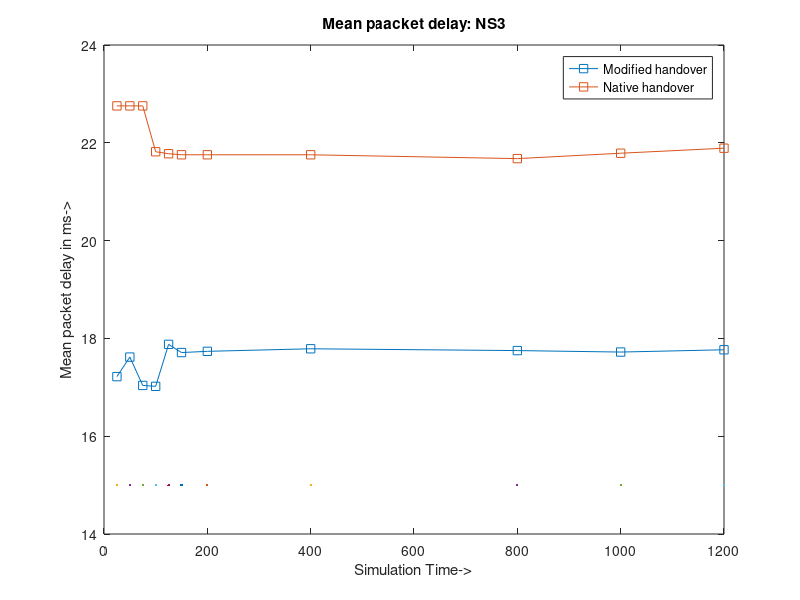
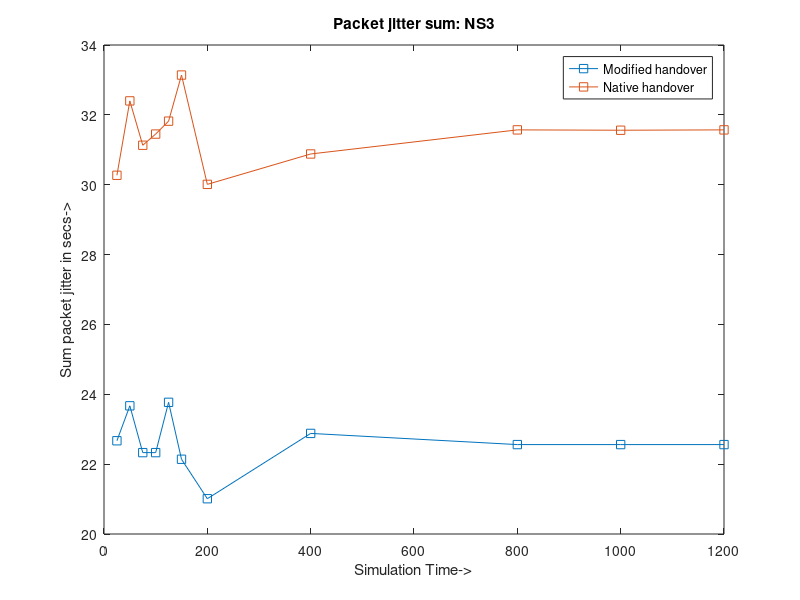
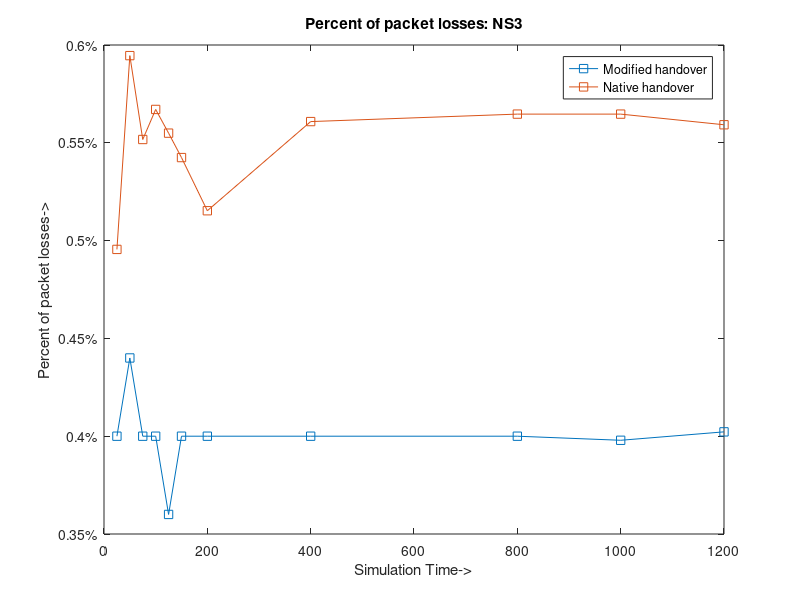

These figures' MATLAB source, in order:
clc
clear all
close all

x=[25 50 75 100 125 150 200 400 800 1000 1200];


%For trialhanodff: mean packet delay
y=[17.2186666667 17.6180333333 17.0384	17.0196666667 17.8782666667 17.7105333333 17.7356666667 17.7877	17.7509666667 17.7208333333	17.7675];
mean_delay_modified=mean(y)
figure();
plot(x,y,'-s')
hold on
%For A3:mean packet delay
y=[22.7549333333 22.7549333333 22.7549333333 21.8169666667 21.7764666667 21.7551 21.7551 21.7549333333 21.6766666667 21.7870333333	21.8896 ];
mean_delay_native=mean(y)
plot(x,y,'-s')
hold on
y=15;
plot(x,y)
hold off
xlabel('Simulation Time->');ylabel('Mean packet delay in ms->');
title('Mean paacket delay: NS3');legend('Modified handover','Native handover');

%For trialhanodff: packet jitter
y=[22.67 23.67 22.33 22.33 23.77 22.14 21.01 22.88 22.56 22.56 22.56];
mean_jitter_modified=mean(y)
figure();
plot(x,y,'-s')
hold on
%For A3:packet jitter
y=[30.27 32.4 31.13 31.45 31.82 33.14 30.01 30.88 31.57 31.56 31.57];
mean_jitter_modified=mean(y)
plot(x,y,'-s')
hold off
xlabel('Simulation Time->');ylabel('Sum packet jitter in secs->');
title('Packet jitter sum: NS3');legend('Modified handover','Native handover');

%For trialhanodff: packet loss ratio
y=[0.4 0.44 0.4	0.4	0.36 0.4 0.4 0.4 0.4 0.3979166967 0.4022222567]/100;
mean_loss_modified=mean(y)
figure();
plot(x,y,'-s')
hold on
%For A3:packet loss ratio
y=[0.495501	0.594571 0.55169 0.5670586667 0.554941 0.54245 0.515269	0.5608496667 0.5646696667 0.5646696667 0.559224]/100;
mean_loss_modified=mean(y)
plot(x,y,'-s')
hold off
% Convert y-axis values to percentage values by multiplication
a=[cellstr(num2str(get(gca,'ytick')'*100))]; 
% Create a vector of '%' signs
pct = char(ones(size(a,1),1)*'%'); 
% Append the '%' signs after the percentage values
new_yticks = [char(a),pct];
% 'Reflect the changes on the plot
set(gca,'yticklabel',new_yticks) 
xlabel('Simulation Time->');ylabel('Percent of packet losses->');
title('Percent of packet losses: NS3'); legend('Modified handover','Native handover');